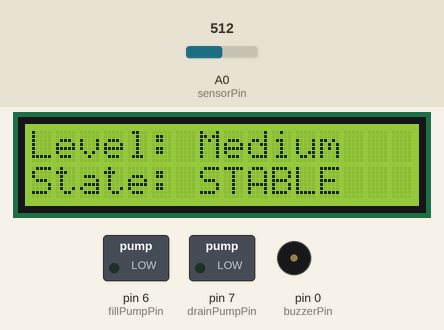
Recording of a sketch running on a simulated Arduino Uno, built with avr-gcc and run on an emulated ATmega328P. Parts: 16×2 character LCD, switched loads named in the sketch (green lamp = pin HIGH), buzzer (waves = sounding, pin HIGH). The test bench sets the inputs (shaded band); at power-on: A0 (sensorPin) = 512.

Above: at 3.2 s.
3.3 s: A0 (sensorPin) set to 319
4.8 s: A0 (sensorPin) set to 283
At 6.0 s:
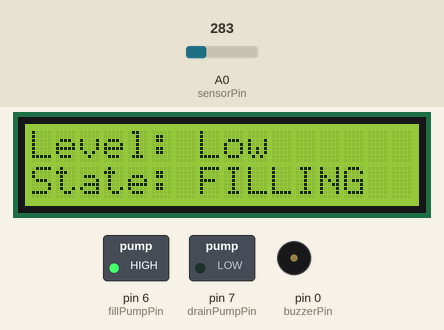
6.3 s: A0 (sensorPin) set to 760
At 7.1 s:
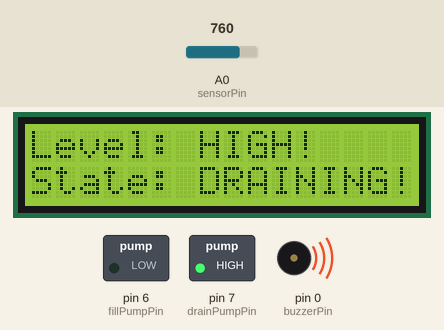
7.9 s: A0 (sensorPin) set to 737
At 9.1 s:
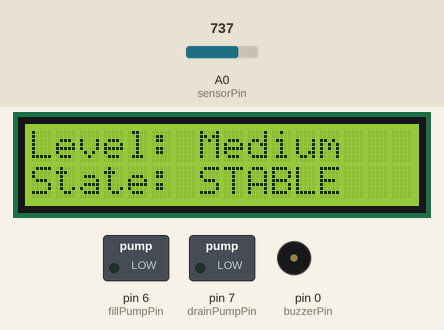
9.4 s: A0 (sensorPin) set to 900
At 10.2 s:
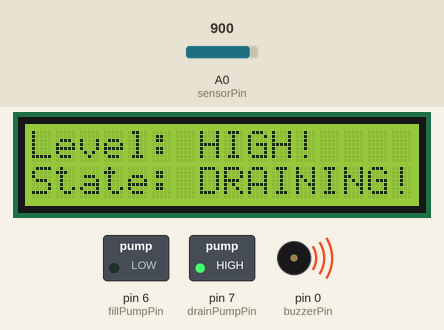
Timing chart, 0 to 11.9 s (numbered marks = the images above; inputs shaded):
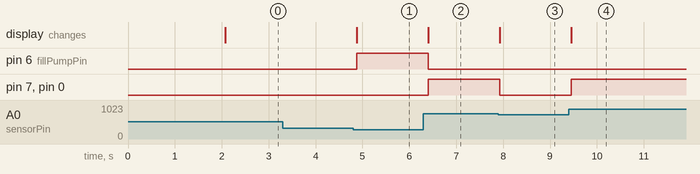

Measured:
- the behaviour switches between 301 and 300 on A0 (sensorPin) (found by bisection; images 0 and 1)
- the behaviour switches between 751 and 750 on A0 (sensorPin) (found by bisection; images 2 and 3)
- after the input at 3.3 s, every drawn part: stays the same
- after the input at 4.8 s, pin 6 (fillPumpPin): LOW → HIGH after 0.07 s; the display: changes after 0.07 s (image 1)
- after the input at 6.3 s, pin 6 (fillPumpPin): HIGH → LOW after 0.10 s; pin 7 (drainPumpPin), pin 0 (buzzerPin): LOW → HIGH after 0.10 s; the display: changes after 0.10 s (image 2)
- after the input at 7.9 s, pin 7 (drainPumpPin), pin 0 (buzzerPin): HIGH → LOW at once; the display: changes at once (image 3)
- after the input at 9.4 s, pin 7 (drainPumpPin), pin 0 (buzzerPin): LOW → HIGH after 0.06 s; the display: changes after 0.06 s (image 4)

The sketch:

Pump_Controller_Logic.ino
```cpp
#include <LiquidCrystal.h>

// LCD Pin Mapping
LiquidCrystal lcd(1, A1, A2, A3, A4, A5);

// Hardware Pin Definitions
const int sensorPin = A0;      // Water Tank Sensor
const int buzzerPin = 0;       // Buzzer
const int drainPumpPin = 7;    // Motor 1: Pumps OUT
const int fillPumpPin = 6;     // Motor 2: Pumps IN

// Thresholds
const int emptyLevel = 300;
const int mediumLevel = 750;

void setup() {
  pinMode(buzzerPin, OUTPUT);
  pinMode(drainPumpPin, OUTPUT);
  pinMode(fillPumpPin, OUTPUT);

  lcd.begin(16, 2);
  lcd.print("Water Monitor");
  lcd.setCursor(0, 1);
  lcd.print("System Starting");
  delay(2000);
  lcd.clear();
}

void loop() {
  int sensorValue = analogRead(sensorPin);

  // Logic for Dual-Pump System
  if (sensorValue <= emptyLevel) {
    lcd.setCursor(0, 0);
    lcd.print("Level: Low      ");
    lcd.setCursor(0, 1);
    lcd.print("State: FILLING  ");
    digitalWrite(fillPumpPin, HIGH);
    digitalWrite(drainPumpPin, LOW);
    digitalWrite(buzzerPin, LOW);

  } else if (sensorValue > emptyLevel && sensorValue <= mediumLevel) {
    lcd.setCursor(0, 0);
    lcd.print("Level: Medium   ");
    lcd.setCursor(0, 1);
    lcd.print("State: STABLE   ");
    digitalWrite(fillPumpPin, LOW);
    digitalWrite(drainPumpPin, LOW);
    digitalWrite(buzzerPin, LOW);

  } else { // High Level
    lcd.setCursor(0, 0);
    lcd.print("Level: HIGH!    ");
    lcd.setCursor(0, 1);
    lcd.print("State: DRAINING!");
    digitalWrite(fillPumpPin, LOW);
    digitalWrite(drainPumpPin, HIGH);
    digitalWrite(buzzerPin, HIGH);
  }

  delay(250);
}
```
